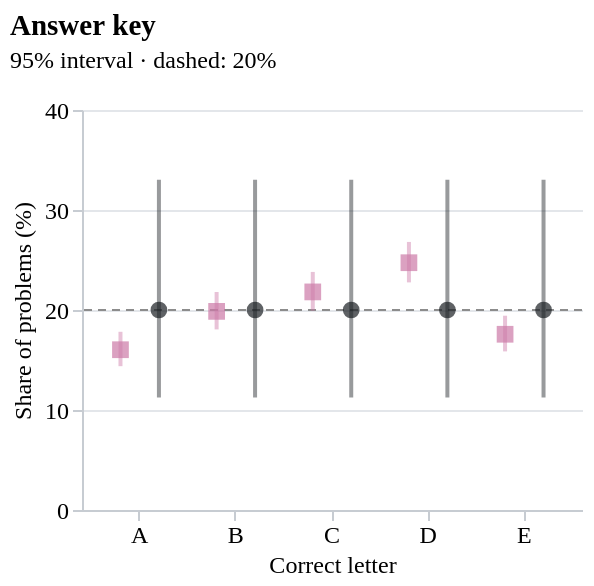

Write a Vega-Lite specification for this figure.
### Vega-Lite specification from a JSON file in a GitHub repository (floating-point values rounded to 4 significant figures)
{"config": {"font": "Atkinson Hyperlegible", "background": null, "view": {"stroke": null}, "axis": {"labelFontSize": 12, "titleFontSize": 12, "titleFontWeight": "normal", "gridColor": "#e3e6ea", "domainColor": "#c7ccd2", "tickColor": "#c7ccd2"}, "title": {"fontSize": 14.5, "fontWeight": 700, "subtitleFontSize": 12, "subtitlePadding": 4, "offset": 12, "font": "Atkinson Hyperlegible", "subtitleFont": "Atkinson Hyperlegible"}, "legend": {"labelFontSize": 12}}, "layer": [{"data": {"name": "data-b1296c121cad7e5134bbc51d565d21bc"}, "mark": {"type": "rule", "color": "#8c8c8c", "strokeDash": [4, 3]}, "encoding": {"y": {"field": "y", "type": "quantitative"}}}, {"data": {"name": "data-adb2688c795fef9cd673cc8dc1f5b64a"}, "mark": {"type": "rule", "opacity": 0.45, "strokeWidth": 2}, "encoding": {"color": {"field": "dataset", "legend": null, "scale": {"domain": ["M3Kang", "practice set"], "range": ["#cc79a7", "#1b1f24"]}, "type": "nominal"}, "x": {"axis": {"labelAngle": 0}, "field": "label", "title": "Correct letter", "type": "nominal"}, "xOffset": {"field": "dataset", "type": "nominal"}, "y": {"field": "lo", "type": "quantitative"}, "y2": {"field": "hi"}}}, {"data": {"name": "data-adb2688c795fef9cd673cc8dc1f5b64a"}, "mark": {"type": "point", "filled": true, "size": 70}, "encoding": {"color": {"field": "dataset", "legend": {"orient": "top", "title": null}, "scale": {"domain": ["M3Kang", "practice set"], "range": ["#cc79a7", "#1b1f24"]}, "type": "nominal"}, "shape": {"field": "dataset", "legend": null, "scale": {"domain": ["M3Kang", "practice set"], "range": ["square", "circle"]}, "type": "nominal"}, "tooltip": [{"field": "dataset", "type": "nominal"}, {"field": "label", "type": "nominal"}, {"field": "n", "type": "quantitative"}, {"field": "share", "format": ".1f", "type": "quantitative"}], "x": {"axis": {"labelAngle": 0}, "field": "label", "title": "Correct letter", "type": "nominal"}, "xOffset": {"field": "dataset", "type": "nominal"}, "y": {"field": "share", "scale": {"domain": [0, 40]}, "title": "Share of problems (%)", "type": "quantitative"}}}], "height": 200, "title": {"text": "Answer key", "anchor": "start", "subtitle": "95% interval · dashed: 20%"}, "width": 250, "$schema": "https://vega.github.io/schema/vega-lite/v5.20.1.json", "datasets": {"data-b1296c121cad7e5134bbc51d565d21bc": [{"y": 20}], "data-adb2688c795fef9cd673cc8dc1f5b64a": [{"dataset": "M3Kang", "label": "A", "n": 280, "share": 16.03, "N": 1747, "lo": 14.38, "hi": 17.82}, {"dataset": "M3Kang", "label": "B", "n": 347, "share": 19.86, "N": 1747, "lo": 18.06, "hi": 21.8}, {"dataset": "M3Kang", "label": "C", "n": 381, "share": 21.81, "N": 1747, "lo": 19.94, "hi": 23.81}, {"dataset": "M3Kang", "label": "D", "n": 432, "share": 24.73, "N": 1747, "lo": 22.76, "hi": 26.81}, {"dataset": "M3Kang", "label": "E", "n": 307, "share": 17.57, "N": 1747, "lo": 15.86, "hi": 19.43}, {"dataset": "practice set", "label": "A", "n": 10, "share": 20.0, "N": 50, "lo": 11.24, "hi": 33.04}, {"dataset": "practice set", "label": "B", "n": 10, "share": 20.0, "N": 50, "lo": 11.24, "hi": 33.04}, {"dataset": "practice set", "label": "C", "n": 10, "share": 20.0, "N": 50, "lo": 11.24, "hi": 33.04}, {"dataset": "practice set", "label": "D", "n": 10, "share": 20.0, "N": 50, "lo": 11.24, "hi": 33.04}, {"dataset": "practice set", "label": "E", "n": 10, "share": 20.0, "N": 50, "lo": 11.24, "hi": 33.04}]}}
